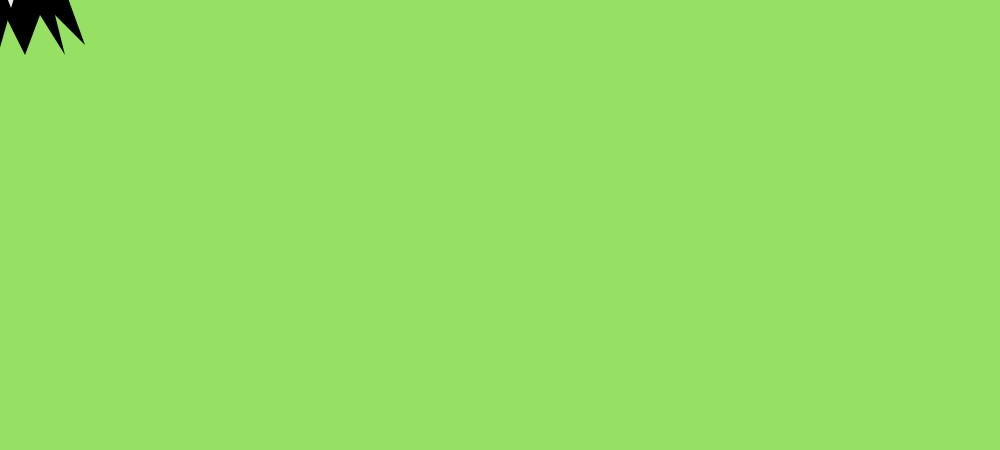
Frame 1 (no input)
Frame 60 (the mouse pressed at the canvas centre just before this capture): identical to frame 1, image omitted
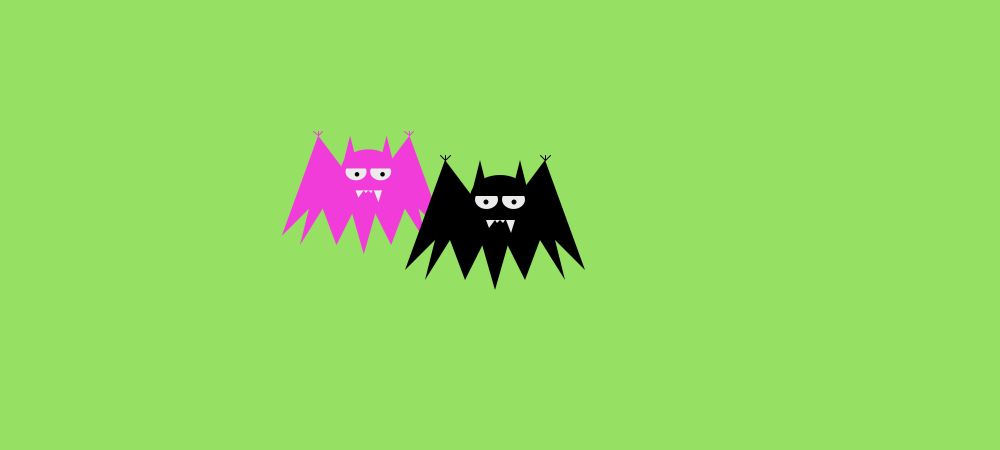
Frame 120 (the mouse held since frame 60 and released just before this capture)

The Processing sketch that drew these frames (run headless with seeded random() and noise(); from frame 60 on, the mouse is pressed at the canvas centre):

// Processing sketch: processing_4706
// ── processing_4706.pde

// Meet Fangs 
// Developed in September, 2009
// Developed by Julio Terra

fangs [] myFangs = new fangs [1]; // declaring instances of object fangs
color fangColor1;  // color for first
int startx; // x coordinate start position for each bat
int starty;  // y coordinate start position for each bat
color backColor = color(150,225,100); // set the background color

//***********
// Application SETUP
//***********

void setup() {

  // setting the size of the window and smoothness
  size (1000, 450);        // bat movement will adjust to screen size
  smooth();

  // initiating additional variables
  startx = width/2;      // initiate x coordinate
  starty = height/2;     // initiated y coordinate 
  fangColor1 = #000000;

  // loop to initiate the array of bats by setting color and location
  for (int fangCount = 0; fangCount < myFangs.length; fangCount++) {
    myFangs[fangCount] = new fangs(fangColor1,startx,starty);          // initiates the first bat, which follows the coordinate
    myFangs[fangCount].sizeSet(100);                                    // set size of bat using the sizeSet function from the fangs object
  }

}

//************************
// DRAW Function
//************************

void draw() {
  // setting background color
  background (backColor);

  // loop to draw each bat from the array of bats
  // loop counts backwards to ensure black pointer bat is in the front
  for (int fangCount = 1; fangCount <= myFangs.length; fangCount++) {
 
    // LOGIC - determine whether bat should move randomly and which should follow the mouse
    if (fangCount == myFangs.length) {                       // if the loop has reached the length of the array then draw the pointer bat in the front
      myFangs[0].mouseFollow(fangColor1, mouseX, mouseY);    // move the coordinates of the black pointer bat by following the mouse coordinates using the mouseFollow function of the bat object
      myFangs[0].display();                                  // display the black pointer bat
    }
    else if (fangCount < myFangs.length){                    // if loop is lower than length of array then draw the bat on the screen using random move function
      myFangs[fangCount].randomMove();                       // move the coordinates of all randomly moving bats using the randomMove function of the bat object
      myFangs[fangCount].display();
    }  

    // draw bat on screen by calling the display function from the fangs object
  }
  
}

//************************
// Response to MOUSEPRESS
//************************

// creates a new fangs when mouse is pressed
void mousePressed() {
  color newColor = color(random(254), random(254), random(254));     // set random color for the new bat
  fangs newFangs = new fangs(newColor, mouseX, mouseY);              // create new fangs variable
//  fangs newFangs = new fangs(newColor, mouseX + 90*myFangs[0].fangSize, mouseY + 65*myFangs[0].fangSize);              // create new fangs variable
  myFangs = (fangs[]) append (myFangs, newFangs);                    // append fangs variable to end of myFangs array
  myFangs[myFangs.length-1].sizeRandom();                            // randomly set the size of the new bat
}

// randomly change directions of all bats when a key is pressed
void keyPressed() {
  for (int fangCount2 = myFangs.length-1; fangCount2 >= 0; fangCount2--) {      // loop to change the direction of all randomly moving bats
//    myFangs[fangCount2].changeDir();                                            // change the direction of each bat using the changeDir function from the fangs object
    myFangs[fangCount2].rotateBat();                                            // rotate the orientation of all bats
  }
}


//************************
// SETUP Class Fangs
//************************

class fangs{
  // declaration of variables for fangs class
  color batColor;                                      // holds bat color, which is provided as an argument in the fangs object
  float pupilx, pupily;                                // holds the position of the bat pupils
  float yspeed, xspeed;                                // holds the speed of the x and y coordinates
  float fangSize;                                      // holds random size as a percentage of full size (x 180, y 130)
  float batRotation;                                   // holds current rotation of the bat
  float newRotation;                                   // holds new rotation value
  float transX, transY;                                // holds location of translated coordinates

  fangs(color tempC, float tempx, float tempy) {    //construction of fangs data type (this is essentially the setup section of the object)
    batColor = tempC;
    xspeed = random(-6,6);          // generate x speed
    yspeed = random(-6,6);          // generate y speed
    fangSize = 0;                   // holds the relative size of the bat (original x 180, x 130)
    batRotation = radians(0);       // sets rotation degrees to 0 so that bats will start upright
    newRotation = radians(0);       // initializes variable
    transX = tempx;                 // initializing translated x coordinates with user provided value
    transY = tempy;                 // initializing translated y coordinates with user provided value
 }

  void sizeSet (float tempSize) {  // function that enables the setting of the size of the bat
    fangSize = map(tempSize, 0, 200, 0, 2); 
  }

  void sizeRandom () {
    fangSize = map(random (0,15), 0, 15, 0.5, 1.25);   // holds the relative size of the bat (original x 180, x 130)
  }

  void mouseFollow(color drawc, float xdraw, float ydraw) {   // function that enables the bat to follow the mouse
    // set position variables (use fangSize to move center of fangs 
    transX = xdraw;    
    transY = ydraw;
    batColor= drawc;
  }
  
  void randomMove() {   // function that enables the bat to randomly move
    // LOGIC that determines when bat has reached edge of window
    // also checks to confirm that original direction, based on speed, aligns with expectations before changing direction
    if (transX > width - 90*fangSize && xspeed > 0)    {
        xspeed = -xspeed;    
        }
    else if (transX < 90*fangSize && xspeed < 0)       {
        xspeed = - xspeed;    
        }
    if (transY > height - 65*fangSize && yspeed > 0)   {
        yspeed = -yspeed;    
        }
    else if (transY < 65*fangSize && yspeed < 0)       {
        yspeed = -yspeed;    
      }

     // update position variables based on speed
     transX = transX + xspeed;
     transY = transY + yspeed;
  }

//   void sleepMove () {
     
  
  

   void changeDir() {          // function that changes the direction of the bat to a random new direction
      xspeed = random(-6,6); 
      yspeed = random(-6,6);
   }

   void rotateBat() {          // function that rotates the bats
         newRotation = radians(xspeed*3);
   }

   void display() {           // function that displays the bat in the location set by one of the movement functions
    //draw wings
 
    pushMatrix();
    translate(transX, transY);
    if (newRotation != 0){ 
       batRotation = batRotation + newRotation;
       newRotation = radians(0);
       }
    rotate(batRotation);    

    noStroke();
    fill(batColor);
    triangle (40*fangSize-95*fangSize, 0-65*fangSize, 70*fangSize-95*fangSize, 40*fangSize-65*fangSize, 0-95*fangSize, 110*fangSize-65*fangSize);
    triangle (40*fangSize-95*fangSize, 40*fangSize-65*fangSize, 70*fangSize-95*fangSize, 40*fangSize-65*fangSize, 20*fangSize-95*fangSize, 120*fangSize-65*fangSize);
    triangle (30*fangSize-95*fangSize, 40*fangSize-65*fangSize, 100*fangSize-95*fangSize, 40*fangSize-65*fangSize, 60*fangSize-95*fangSize, 120*fangSize-65*fangSize);
    triangle (70*fangSize-95*fangSize, 60*fangSize-65*fangSize, 110*fangSize-95*fangSize, 60*fangSize-65*fangSize, 90*fangSize-95*fangSize, 130*fangSize-65*fangSize);
    triangle (80*fangSize-95*fangSize, 40*fangSize-65*fangSize, 150*fangSize-95*fangSize, 40*fangSize-65*fangSize, 120*fangSize-95*fangSize, 120*fangSize-65*fangSize);
    triangle (110*fangSize-95*fangSize, 40*fangSize-65*fangSize, 140*fangSize-95*fangSize, 40*fangSize-65*fangSize, 160*fangSize-95*fangSize, 120*fangSize-65*fangSize);
    triangle (110*fangSize-95*fangSize, 40*fangSize-65*fangSize, 140*fangSize-95*fangSize, 0-65*fangSize, 180*fangSize-95*fangSize, 110*fangSize-65*fangSize);

    // draw the ears
    fill(batColor);
    triangle (70*fangSize-90*fangSize, 0-65*fangSize, 80*fangSize-90*fangSize, 40*fangSize-65*fangSize, 60*fangSize-90*fangSize, 40*fangSize-65*fangSize);
    triangle (110*fangSize-90*fangSize, 0-65*fangSize, 120*fangSize-90*fangSize, 40*fangSize-65*fangSize, 100*fangSize-90*fangSize, 40*fangSize-65*fangSize);

    // draw head
    fill(batColor);
    ellipseMode (CORNER);
    ellipse (60*fangSize-90*fangSize,15*fangSize-65*fangSize, 60*fangSize, 45*fangSize);

    // draw eyes
    fill (235);
    ellipseMode (CORNER);
    // left eye placement x: 65 - 88, y: 30 - 49
    ellipse (65*fangSize-90*fangSize, 30*fangSize-65*fangSize, 23*fangSize, 19*fangSize);
    // right eye placement x: 92 - 115, y: 30 - 49
    ellipse (92*fangSize-90*fangSize, 30*fangSize-65*fangSize, 23*fangSize, 19*fangSize);

    //LOGIC - calculate pupil location based on location of bat
    pupilx = 70*fangSize - 90*fangSize + map(width-transX, 0, width, 0, 12*fangSize);
    pupily = 39*fangSize - 65*fangSize + map(height-transY, 0, height, 0, 6*fangSize);

//    pupilx = 70*fangSize - 90*fangSize + map(width-xpos-90*fangSize, 0, width, 0, 12*fangSize);
//    pupily = 39*fangSize - 65*fangSize + map(height-ypos-65*fangSize, 0, height, 0, 6*fangSize);

    // draw pupils
    ellipseMode (CENTER);
    fill (0);
    ellipse (pupilx, pupily, 5*fangSize, 5*fangSize);
    ellipse (pupilx + 28*fangSize, pupily, 5*fangSize, 5*fangSize); // add 28 to adjust placement of second eye

    // draw eyebrow
    fill(batColor);
    rectMode (CORNER);
    rect (65*fangSize-90*fangSize,30*fangSize-65*fangSize,50*fangSize,6*fangSize);

    // draw fangs
    fill (235);
    triangle (76*fangSize-90*fangSize, 60*fangSize-65*fangSize, 85*fangSize-90*fangSize, 60*fangSize-65*fangSize, 79*fangSize-90*fangSize, 68*fangSize-65*fangSize);
    triangle (85*fangSize-90*fangSize, 60*fangSize-65*fangSize, 90*fangSize-90*fangSize, 60*fangSize-65*fangSize, 87*fangSize-90*fangSize, 63*fangSize-65*fangSize);
    triangle (90*fangSize-90*fangSize, 60*fangSize-65*fangSize, 95*fangSize-90*fangSize, 60*fangSize-65*fangSize, 93*fangSize-90*fangSize, 63*fangSize-65*fangSize);
    triangle (96*fangSize-90*fangSize, 60*fangSize-65*fangSize, 105*fangSize-90*fangSize, 60*fangSize-65*fangSize, 101*fangSize-90*fangSize, 73*fangSize-65*fangSize);

    // draw legs
    stroke(batColor);
    strokeWeight (1);
    line (30*fangSize-90*fangSize, -5*fangSize-65*fangSize, 35*fangSize-90*fangSize, 0-65*fangSize);
    line (35*fangSize-90*fangSize, -5*fangSize-65*fangSize, 35*fangSize-90*fangSize, 0-65*fangSize);
    line (40*fangSize-90*fangSize, -5*fangSize-65*fangSize, 35*fangSize-90*fangSize, 0-65*fangSize);

    line (130*fangSize-90*fangSize, -5*fangSize-65*fangSize, 135*fangSize-90*fangSize, 0-65*fangSize);
    line (135*fangSize-90*fangSize, -5*fangSize-65*fangSize, 135*fangSize-90*fangSize, 0-65*fangSize);
    line (140*fangSize-90*fangSize, -5*fangSize-65*fangSize, 135*fangSize-90*fangSize, 0-65*fangSize);

popMatrix();

  }  // close display () function

}  // close fangs class
